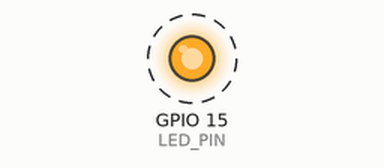
Recording of a sketch running on a simulated ESP32-C6. Shown: output pins drawn as LEDs (lit = HIGH). Dashed ring = blinking. What the sketch prints to the serial monitor is not drawn.

Above: at 0.2 s.
Timing chart, 0 to 3.0 s (numbered marks = the images above):
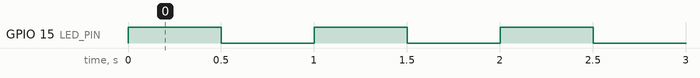

Measured:
- by itself, GPIO 15 (LED_PIN): alternates HIGH for 0.50 s and LOW for 0.50 s

The sketch:

blink_arduino.ino
```cpp
/*
 * Blink — ESP32-C6 Mini / ESP32-C6 SuperMini
 * ------------------------------------------------------------
 * Versão para Arduino IDE.
 *
 * Placa: "ESP32C6 Dev Module" (ou "ESP32-C6 DevKitM-1")
 * Core ESP32: 3.x ou superior (necessário para rgbLedWrite)
 *
 * LEDs onboard:
 *   GPIO15 -> LED simples (status)
 *   GPIO8  -> LED RGB WS2812
 *
 * Se a sua placa usar outros pinos, altere as constantes abaixo.
 */

#include <Arduino.h>

#define LED_PIN 15       // LED simples onboard
#define RGB_LED_PIN 8    // LED RGB WS2812 onboard

#define BLINK_INTERVAL_MS 500

// rgbLedWrite() existe a partir do core ESP32 3.0.0
static void setRgb(uint8_t r, uint8_t g, uint8_t b) {
#if defined(ESP_ARDUINO_VERSION_MAJOR) && (ESP_ARDUINO_VERSION_MAJOR >= 3)
  rgbLedWrite(RGB_LED_PIN, r, g, b);
#else
  (void)r;
  (void)g;
  (void)b;
#endif
}

void setup() {
  Serial.begin(115200);

  pinMode(LED_PIN, OUTPUT);
  digitalWrite(LED_PIN, LOW);
  setRgb(0, 0, 0);

  Serial.println();
  Serial.println("=== Blink ESP32-C6 Mini (Arduino IDE) ===");
  Serial.printf("LED simples : GPIO%d\n", LED_PIN);
  Serial.printf("LED RGB     : GPIO%d\n", RGB_LED_PIN);
}

void loop() {
  // Liga o LED simples e o RGB (verde)
  digitalWrite(LED_PIN, HIGH);
  setRgb(0, 48, 0);
  Serial.println("LED ON");
  delay(BLINK_INTERVAL_MS);

  // Desliga os dois
  digitalWrite(LED_PIN, LOW);
  setRgb(0, 0, 0);
  Serial.println("LED OFF");
  delay(BLINK_INTERVAL_MS);
}
```
